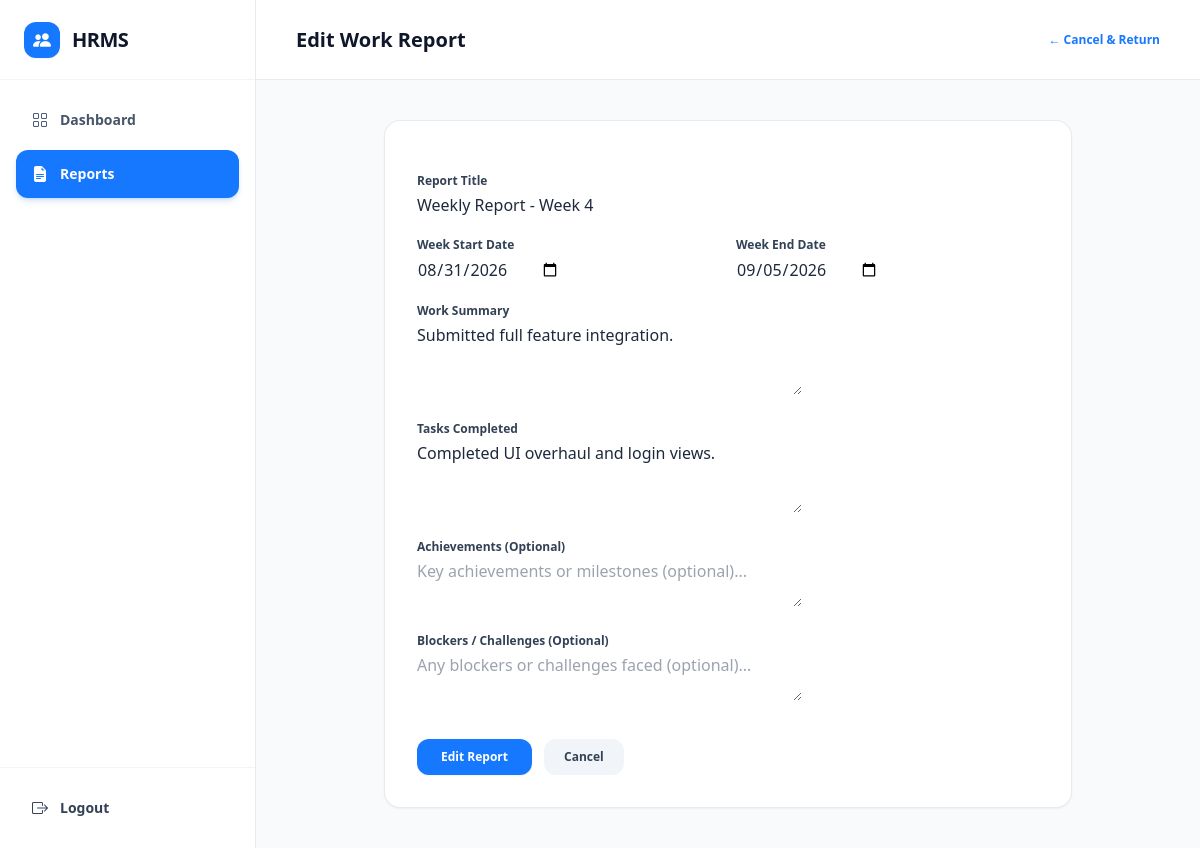
The app's page /employees/reports/1/edit/ (signed in) with its own data.
### employees/models.py (models this page shows, shortened)
class EmployeeReport(models.Model):
    REPORT_STATUS = [
        ("DRAFT", "Draft"),
        ("SUBMITTED", "Submitted"),
        ("UNDER_REVIEW", "Under Review"),
        ("REVIEWED", "Reviewed"),
        ("NEEDS_CORRECTION", "Needs Correction"),
    ]
    report_id = models.AutoField(
        primary_key=True,
    )
    employee = models.ForeignKey(
        Employee,
        on_delete=models.CASCADE,
        related_name="reports",
    )
    title = models.CharField(
        max_length=200,
        default="Weekly Work Report",
    )
    week_start_date = models.DateField()
    week_end_date = models.DateField()
    work_summary = models.TextField()
    tasks_completed = models.TextField()
    achievements = models.TextField(
        blank=True,
    )
    challenges = models.TextField(
        blank=True,
    )
    status = models.CharField(
        max_length=30,
        choices=REPORT_STATUS,
        default="SUBMITTED",
    )
    reviewed_by = models.ForeignKey(
        "hr.HRManager",
        on_delete=models.SET_NULL,
        null=True,
        blank=True,
        related_name="reviewed_employee_reports",
    )
    hr_comments = models.TextField(
        blank=True,
    )
    submitted_at = models.DateTimeField(
        auto_now_add=True,
    )
    reviewed_at = models.DateTimeField(
        null=True,
        blank=True,
    )

### employees/views.py (the view)
# urls.py: path("reports/<int:report_id>/edit/", views.edit_report, name="edit_report"),
@login_required
def edit_report(request, report_id):
    try:
        employee = request.user.employee_profile
    except AttributeError:
        messages.error(request, "Employee profile not found.")
        return redirect("employees:login")
    report = get_object_or_404(EmployeeReport, report_id=report_id, employee=employee)
    if report.status in ["REVIEWED", "UNDER_REVIEW"]:
        messages.error(request, "You cannot edit a report after HR has reviewed or put it under review.")
        return redirect("employees:reports_list")
    if request.method == "POST":
        form = EmployeeReportForm(request.POST, instance=report)
        if form.is_valid():
            form.save()
            messages.success(request, "Report updated successfully!")
            return redirect("employees:reports_list")
    else:
        form = EmployeeReportForm(instance=report)
    return render(request, "employees/report_form.html", {"form": form, "action": "Edit", "report": report, "employee": employee})

### hr_management_system/users/context_processors.py (called while the page is built)
def allauth_settings(request):
    return {
        "ACCOUNT_ALLOW_REGISTRATION": settings.ACCOUNT_ALLOW_REGISTRATION,
    }

### employees/templates/employees/report_form.html (shortened to what this page needs)
{% load static %}
<!DOCTYPE html>
<html lang="en">
<head>
    <script src="https://cdn.tailwindcss.com"></script>
    <link rel="stylesheet" href="https://cdn.jsdelivr.net/npm/bootstrap-icons@1.11.3/font/bootstrap-icons.min.css">
</head>
<body class="bg-slate-50 font-sans antialiased text-slate-800 min-h-screen flex">
    <aside class="w-64 bg-white border-r border-slate-200/80 flex flex-col justify-between hidden md:flex shrink-0 min-h-screen">
        <div>
            <div class="h-20 flex items-center px-6 border-b border-slate-100">
                <a href="{% url 'employees:dashboard' %}" class="flex items-center gap-3 text-hrms-blue">
                    <div class="w-9 h-9 bg-hrms-blue text-white rounded-xl flex items-center justify-center text-lg shadow-sm">
                        <i class="bi bi-people-fill"></i>
                    </div>
                    <span class="text-xl font-extrabold tracking-tight text-slate-900">HRMS</span>
                </a>
            </div>
            <nav class="p-4 space-y-1.5">
                <a href="{% url 'employees:dashboard' %}" class="flex items-center gap-3 px-4 py-3 text-sm font-semibold text-slate-600 hover:text-hrms-blue hover:bg-blue-50/60 rounded-xl">
                    <i class="bi bi-grid text-base"></i><span>Dashboard</span>
                </a>
                <a href="{% url 'employees:reports_list' %}" class="flex items-center gap-3 px-4 py-3 text-sm font-bold text-white bg-hrms-blue rounded-xl shadow-md shadow-blue-500/20">
                    <i class="bi bi-file-earmark-text-fill text-base"></i><span>Reports</span>
                </a>
            </nav>
        </div>
        <div class="p-4 border-t border-slate-100">
            <a href="{% url 'employees:logout' %}" class="flex items-center gap-3 px-4 py-3 text-sm font-bold text-slate-700 hover:text-red-600 hover:bg-red-50 rounded-xl">
                <i class="bi bi-box-arrow-right text-base"></i><span>Logout</span>
            </a>
        </div>
    </aside>
    <div class="flex-1 flex flex-col min-w-0">
        <header class="h-20 bg-white border-b border-slate-200/80 px-6 lg:px-10 flex items-center justify-between">
            <h1 class="text-xl font-extrabold text-slate-900">{{ action }} Work Report</h1>
            <a href="{% url 'employees:reports_list' %}" class="text-xs font-bold text-hrms-blue hover:underline">← Cancel & Return</a>
        </header>
        <main class="p-6 lg:p-10 max-w-3xl mx-auto w-full">
            <div class="bg-white rounded-2xl p-6 lg:p-8 border border-slate-200/80 shadow-sm space-y-6">
                <form method="POST" class="space-y-5">
                    <div>
                        <label class="block text-xs font-bold text-slate-700 mb-1">Report Title</label>
                        {{ form.title }}
                    </div>
                    <div class="grid grid-cols-1 sm:grid-cols-2 gap-4">
                        <div>
                            <label class="block text-xs font-bold text-slate-700 mb-1">Week Start Date</label>
                            {{ form.week_start_date }}
                        </div>
                        <div>
                            <label class="block text-xs font-bold text-slate-700 mb-1">Week End Date</label>
                            {{ form.week_end_date }}
                        </div>
                    </div>
                    <div>
                        <label class="block text-xs font-bold text-slate-700 mb-1">Work Summary</label>
                        {{ form.work_summary }}
                    </div>
                    <div>
                        <label class="block text-xs font-bold text-slate-700 mb-1">Tasks Completed</label>
                        {{ form.tasks_completed }}
                    </div>
                    <div>
                        <label class="block text-xs font-bold text-slate-700 mb-1">Achievements (Optional)</label>
                        {{ form.achievements }}
                    </div>
                    <div>
                        <label class="block text-xs font-bold text-slate-700 mb-1">Blockers / Challenges (Optional)</label>
                        {{ form.challenges }}
                    </div>
                    <div class="pt-3 flex gap-3">
                        <button type="submit" class="px-6 py-2.5 bg-hrms-blue text-white text-xs font-bold rounded-xl hover:bg-hrms-hover shadow-sm">
                            {{ action }} Report
                        </button>
                        <a href="{% url 'employees:reports_list' %}" class="px-5 py-2.5 bg-slate-100 text-slate-700 text-xs font-bold rounded-xl hover:bg-slate-200">
                            Cancel
                        </a>
                    </div>
                </form>
            </div>
        </main>
    </div>
</body>
</html>

### records on screen
EmployeeReport: title "Weekly Report - Week 4", week_start_date "08/31/2026", week_end_date "09/05/2026", work_summary "Submitted full feature integration.", tasks_completed "Completed UI overhaul and login views."

### other values on screen
{{ action }} "Edit"
